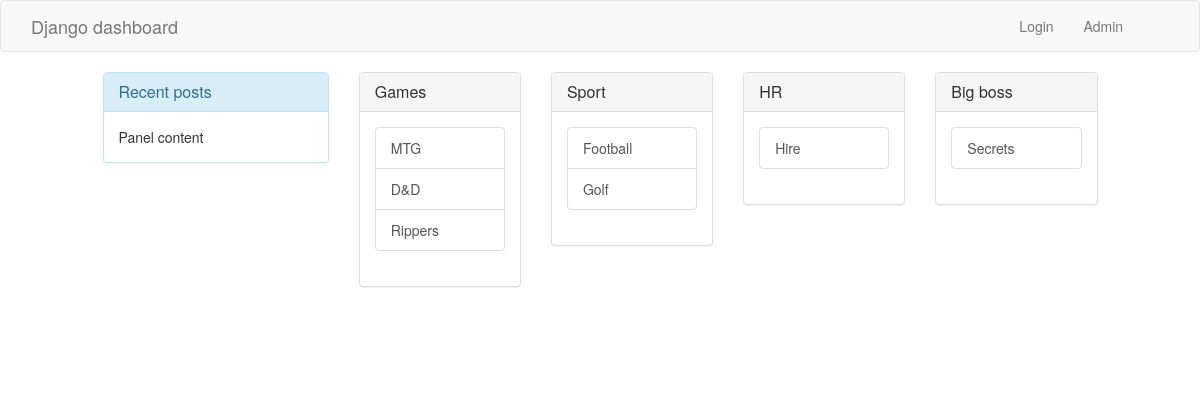
Before: / with the older database file.
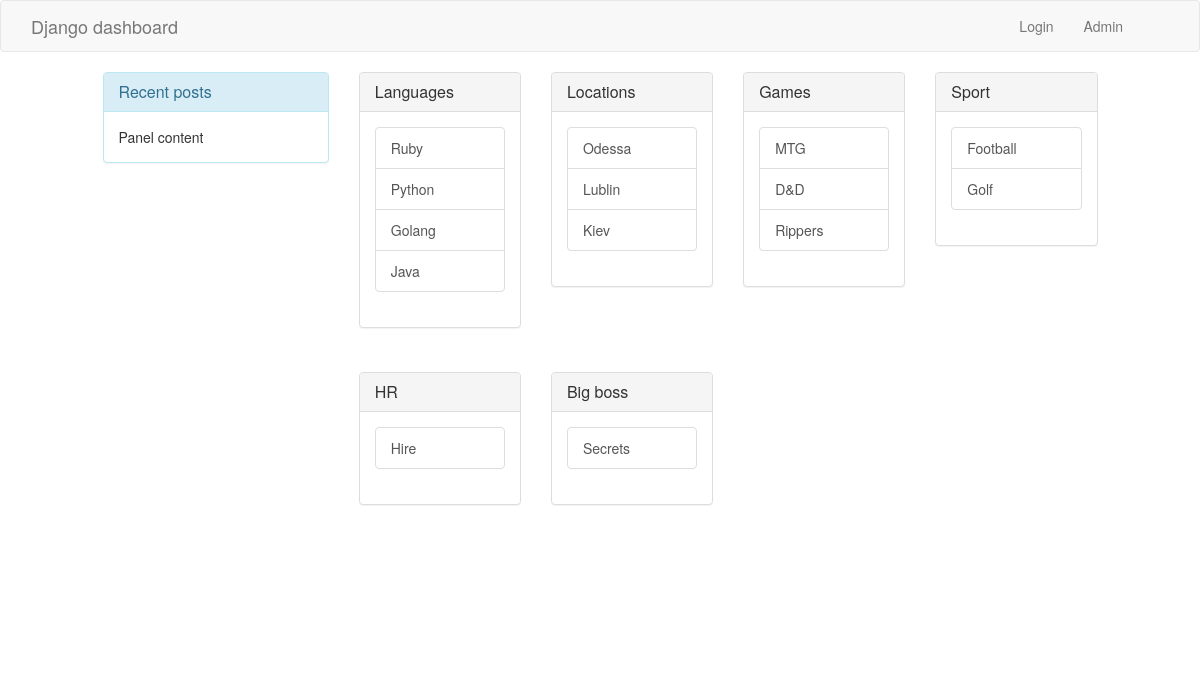
After: the same page with the newer database file.
### simple_blog/models.py (models this page shows, shortened)
class Category(models.Model):
    class Meta:
        verbose_name_plural = 'sategories'
    name = models.CharField(max_length=255)
    protected = models.BooleanField(default=False)
    pub_date = models.DateTimeField('publish date', auto_now_add=True)

class Subcategory(models.Model):
    class Meta:
        verbose_name_plural = 'subcategories'
    category = models.ForeignKey(Category, on_delete=models.CASCADE)
    name = models.CharField(max_length=255)
    pub_date = models.DateTimeField('publish date', auto_now_add=True)

### simple_blog/views.py (the view)
# urls.py: url(r'^$', views.index, name='index'),
def index(request):
    categories = Category.objects.order_by('-pub_date')
    return render(request, 'dashboard/dashboard.html', {'categories': categories})

### simple_blog/templates/dashboard/dashboard.html (shortened to what this page needs)
<html>
  <head>
    <link href="/static/css/bootstrap.min.css" rel="stylesheet">
    <link href="/static/style.css" rel="stylesheet">
  </head>
  <body>
    <nav class="navbar navbar-default">
  <div class="container-fluid">
    <div class="navbar-header col-md-2">
      <a class="navbar-brand" href="{% url 'index' %}">Django dashboard</a>
    </div>
    <ul class="nav navbar-nav navbar-right col-md-2">
      <li><a href="#">Login</a></li>
      <li><a href="/admin">Admin</a></li>
    </ul>
  </div>
</nav>
    <div class="row">
      <div class="col-md-offset-1 col-md-10">
        <div class="row">
          <div class="col-md-3">
            <div class="panel panel-info">
              <div class="panel-heading">
                <h3 class="panel-title">Recent posts</h3>
              </div>
              <div class="panel-body">
                Panel content
              </div>
            </div>
          </div>
          <div class="col-md-9">
            <div class="row categories">
              {% for category in categories %}
                <div class="col-md-3">
                  <div class="panel panel-default">
                    <div class="panel-heading">
                      <h3 class="panel-title">{{ category.name }}</h3>
                    </div>
                    <div class="panel-body">
                      <ul class="list-group">
                        {% for subcategory in category.subcategory_set.all %}
                          <a href="{% url 'forum' subcategory.id %}" type="button" class="list-group-item">{{ subcategory.name }}</a>
                        {% endfor %}
                      </ul>
                    </div>
                  </div>
                </div>
              {% endfor %}
            </div>
          </div>
        </div>
      </div>
    </div>
  </body>
</html>

### simple_blog/static/style.css (style rules this page uses)
.categories .col-md-3 { min-height: 300px; }

Changed rows visible on the page:
added Category: name "Languages"
added Subcategory: name "Ruby", shown under "Languages"
added Subcategory: name "Python", shown under "Languages"
added Subcategory: name "Golang", shown under "Languages"
added Subcategory: name "Java", shown under "Languages"
added Category: name "Locations"
added Subcategory: name "Odessa", shown under "Locations"
added Subcategory: name "Lublin", shown under "Locations"
added Subcategory: name "Kiev", shown under "Locations"
